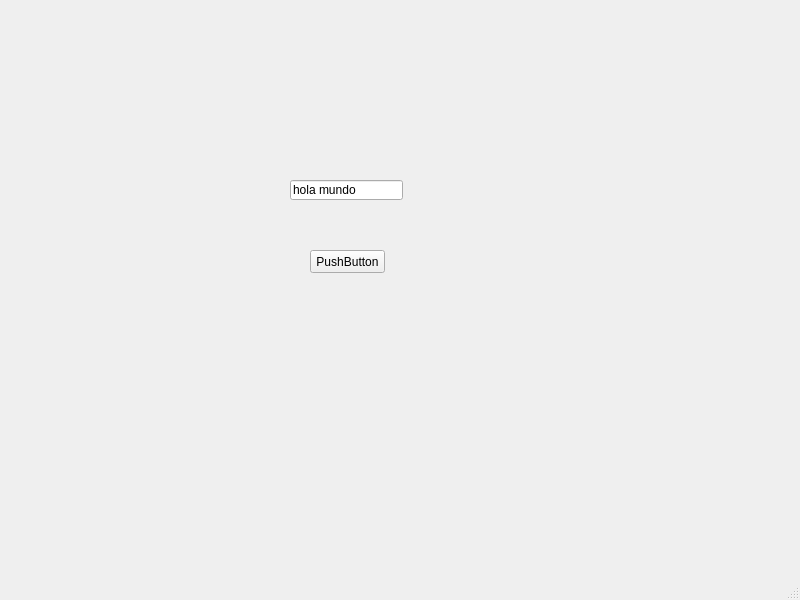
<?xml version="1.0" encoding="UTF-8"?>
<ui version="4.0">
 <class>MainWindow</class>
 <widget class="QMainWindow" name="MainWindow">
  <property name="geometry">
   <rect>
    <x>0</x>
    <y>0</y>
    <width>800</width>
    <height>600</height>
   </rect>
  </property>
  <property name="windowTitle">
   <string>MainWindow</string>
  </property>
  <widget class="QWidget" name="centralwidget">
   <widget class="QLineEdit" name="texto">
    <property name="geometry">
     <rect>
      <x>290</x>
      <y>180</y>
      <width>113</width>
      <height>20</height>
     </rect>
    </property>
    <property name="text">
     <string>hola mundo</string>
    </property>
   </widget>
   <widget class="QPushButton" name="boton">
    <property name="geometry">
     <rect>
      <x>310</x>
      <y>250</y>
      <width>75</width>
      <height>23</height>
     </rect>
    </property>
    <property name="text">
     <string>PushButton</string>
    </property>
   </widget>
  </widget>
  <widget class="QMenuBar" name="menubar">
   <property name="geometry">
    <rect>
     <x>0</x>
     <y>0</y>
     <width>800</width>
     <height>21</height>
    </rect>
   </property>
  </widget>
  <widget class="QStatusBar" name="statusbar"/>
 </widget>
 <resources/>
 <connections/>
</ui>
